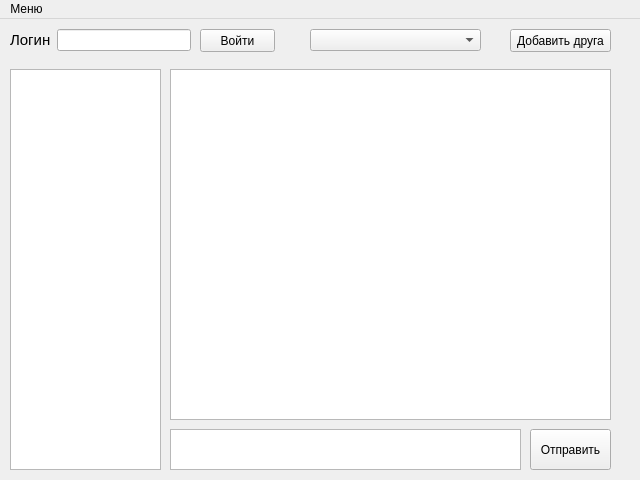
<?xml version="1.0" encoding="UTF-8"?>
<ui version="4.0">
 <class>MainWindow</class>
 <widget class="QMainWindow" name="MainWindow">
  <property name="geometry">
   <rect>
    <x>0</x>
    <y>0</y>
    <width>640</width>
    <height>480</height>
   </rect>
  </property>
  <property name="windowTitle">
   <string>Сообщатор</string>
  </property>
  <widget class="QWidget" name="centralwidget">
   <widget class="QListView" name="contactView">
    <property name="geometry">
     <rect>
      <x>10</x>
      <y>50</y>
      <width>151</width>
      <height>401</height>
     </rect>
    </property>
   </widget>
   <widget class="QTextEdit" name="win_chat">
    <property name="geometry">
     <rect>
      <x>170</x>
      <y>50</y>
      <width>441</width>
      <height>351</height>
     </rect>
    </property>
   </widget>
   <widget class="QPushButton" name="btn_login">
    <property name="geometry">
     <rect>
      <x>200</x>
      <y>10</y>
      <width>75</width>
      <height>23</height>
     </rect>
    </property>
    <property name="text">
     <string>Войти</string>
    </property>
   </widget>
   <widget class="QWidget" name="layoutWidget">
    <property name="geometry">
     <rect>
      <x>10</x>
      <y>10</y>
      <width>181</width>
      <height>22</height>
     </rect>
    </property>
    <layout class="QHBoxLayout" name="horizontalLayout">
     <item>
      <widget class="QLabel" name="label">
       <property name="font">
        <font>
         <pointsize>11</pointsize>
        </font>
       </property>
       <property name="text">
        <string>Логин</string>
       </property>
      </widget>
     </item>
     <item>
      <widget class="QLineEdit" name="in_login"/>
     </item>
    </layout>
   </widget>
   <widget class="QPushButton" name="btn_add_friend">
    <property name="geometry">
     <rect>
      <x>510</x>
      <y>10</y>
      <width>101</width>
      <height>23</height>
     </rect>
    </property>
    <property name="text">
     <string>Добавить друга</string>
    </property>
   </widget>
   <widget class="QComboBox" name="list_users">
    <property name="geometry">
     <rect>
      <x>310</x>
      <y>10</y>
      <width>171</width>
      <height>22</height>
     </rect>
    </property>
   </widget>
   <widget class="QTextEdit" name="text_input">
    <property name="geometry">
     <rect>
      <x>170</x>
      <y>410</y>
      <width>351</width>
      <height>41</height>
     </rect>
    </property>
   </widget>
   <widget class="QPushButton" name="btn_send">
    <property name="geometry">
     <rect>
      <x>530</x>
      <y>410</y>
      <width>81</width>
      <height>41</height>
     </rect>
    </property>
    <property name="text">
     <string>Отправить</string>
    </property>
   </widget>
  </widget>
  <widget class="QMenuBar" name="menubar">
   <property name="geometry">
    <rect>
     <x>0</x>
     <y>0</y>
     <width>640</width>
     <height>21</height>
    </rect>
   </property>
   <widget class="QMenu" name="menu">
    <property name="title">
     <string>Меню</string>
    </property>
    <addaction name="select_open"/>
    <addaction name="separator"/>
    <addaction name="select_exit"/>
   </widget>
   <addaction name="menu"/>
  </widget>
  <action name="select_open">
   <property name="checkable">
    <bool>false</bool>
   </property>
   <property name="checked">
    <bool>false</bool>
   </property>
   <property name="text">
    <string>Открыть</string>
   </property>
  </action>
  <action name="select_exit">
   <property name="text">
    <string>Выйти</string>
   </property>
  </action>
 </widget>
 <tabstops>
  <tabstop>in_login</tabstop>
  <tabstop>btn_login</tabstop>
  <tabstop>contactView</tabstop>
  <tabstop>btn_add_friend</tabstop>
  <tabstop>list_users</tabstop>
  <tabstop>btn_send</tabstop>
  <tabstop>text_input</tabstop>
  <tabstop>win_chat</tabstop>
 </tabstops>
 <resources/>
 <connections/>
</ui>
